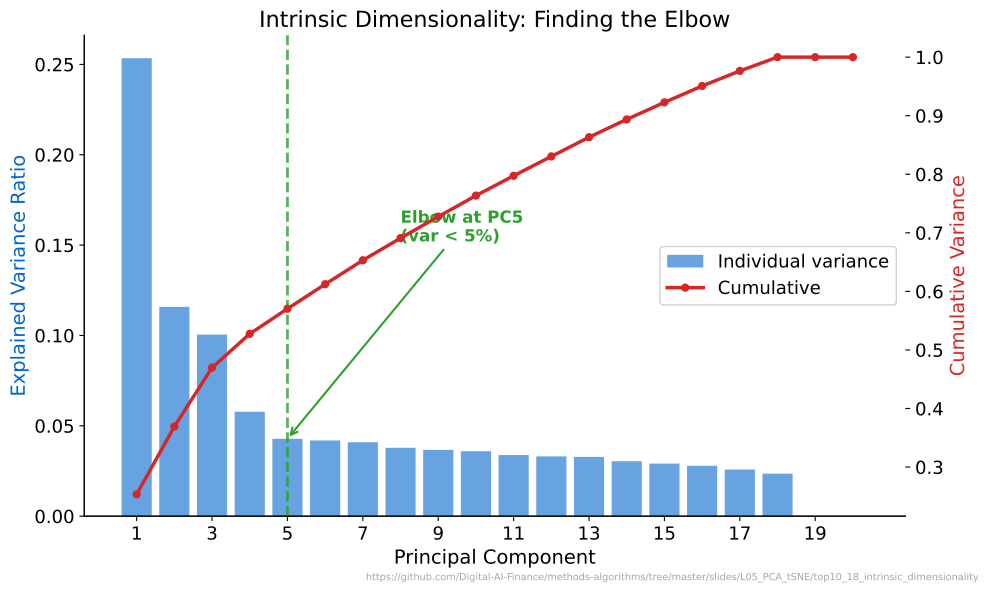

Source code (Python):
"""Intrinsic Dimensionality - Bar chart with cumulative overlay and elbow detection."""
import matplotlib.pyplot as plt
import numpy as np
from pathlib import Path
from sklearn.decomposition import PCA
from sklearn.datasets import make_classification

CHART_METADATA = {
    "title": "Intrinsic Dimensionality: Finding the Elbow",
    "description": "Individual variance bars with cumulative line and elbow marker",
    "url": "https://github.com/Digital-AI-Finance/methods-algorithms/tree/master/slides/L05_PCA_tSNE/top10_18_intrinsic_dimensionality"
}

plt.rcParams.update({
    'font.size': 14, 'axes.labelsize': 14, 'axes.titlesize': 16,
    'xtick.labelsize': 13, 'ytick.labelsize': 13, 'legend.fontsize': 13,
    'figure.figsize': (10, 6), 'figure.dpi': 150,
    'axes.spines.top': False, 'axes.spines.right': False,
})

MLPURPLE = '#3333B2'
MLBLUE = '#0066CC'
MLORANGE = '#FF7F0E'
MLGREEN = '#2CA02C'
MLRED = '#D62728'

X, y = make_classification(n_samples=500, n_features=20, n_informative=5, random_state=42)

pca = PCA(n_components=20, random_state=42)
pca.fit(X)

var_ratio = pca.explained_variance_ratio_
cumulative = np.cumsum(var_ratio)
components = np.arange(1, 21)

fig, ax1 = plt.subplots()
ax1.bar(components, var_ratio, color=MLBLUE, alpha=0.6, label='Individual variance')

ax2 = ax1.twinx()
ax2.plot(components, cumulative, 'o-', color=MLRED, linewidth=2.5, markersize=5, label='Cumulative')

elbow = np.argmax(var_ratio < 0.05) + 1
if var_ratio[elbow - 1] >= 0.05:
    elbow = len(var_ratio)

ax1.axvline(x=elbow, color=MLGREEN, linestyle='--', linewidth=2, alpha=0.8)
ax1.annotate(f'Elbow at PC{elbow}\n(var < 5%)', xy=(elbow, var_ratio[elbow - 1]),
             xytext=(elbow + 3, var_ratio[0] * 0.6),
             fontsize=12, color=MLGREEN, fontweight='bold',
             arrowprops=dict(arrowstyle='->', color=MLGREEN, lw=1.5))

ax1.set_xlabel('Principal Component')
ax1.set_ylabel('Explained Variance Ratio', color=MLBLUE)
ax2.set_ylabel('Cumulative Variance', color=MLRED)
ax1.set_title('Intrinsic Dimensionality: Finding the Elbow')
ax1.set_xticks(components[::2])

lines1, labels1 = ax1.get_legend_handles_labels()
lines2, labels2 = ax2.get_legend_handles_labels()
ax1.legend(lines1 + lines2, labels1 + labels2, loc='center right', framealpha=0.9)

plt.figtext(0.99, 0.01, CHART_METADATA['url'],
            fontsize=7, color='gray', ha='right', va='bottom', alpha=0.7)
plt.tight_layout()
plt.savefig(Path(__file__).parent / 'chart.pdf', dpi=300, bbox_inches='tight')
plt.close()
print("Chart saved: top10_18_intrinsic_dimensionality/chart.pdf")
